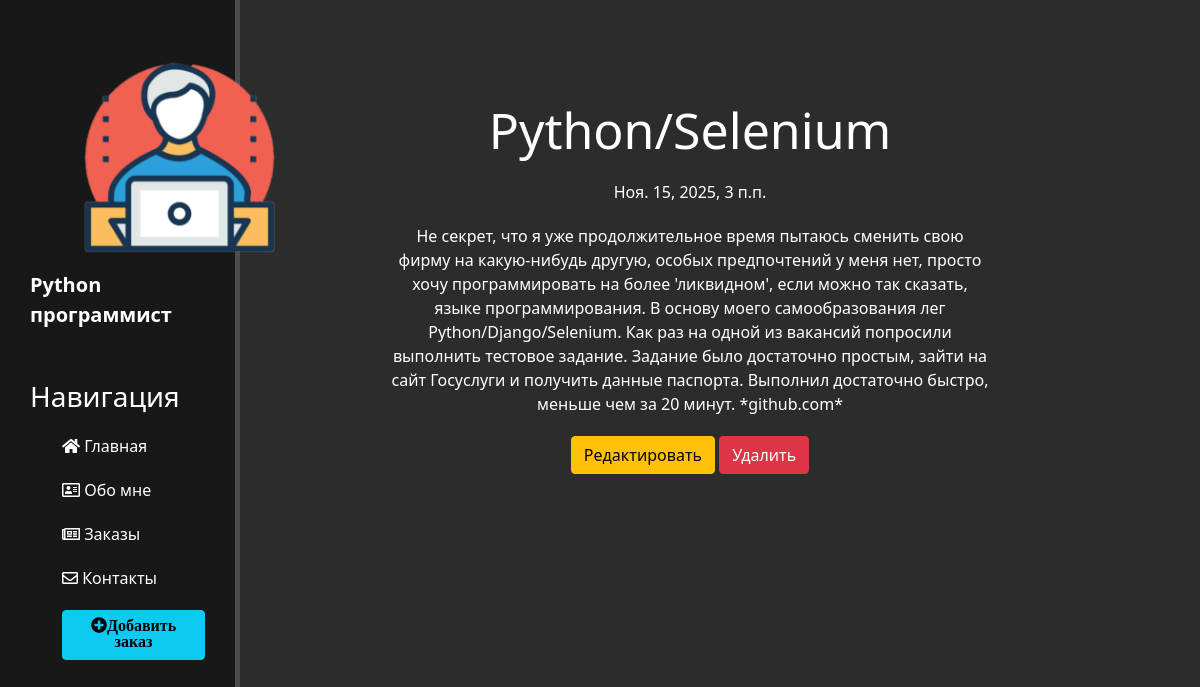
/news/5, run on the app's committed database.
### news/models.py (models this page shows, shortened)
class Articles(models.Model):
    title = models.CharField('Название', max_length=50)
    anons = models.CharField('Анонс', max_length=250)
    full_text = models.TextField('Статья')
    date = models.DateTimeField('Дата')
    class Meta:
        verbose_name = 'Новость'
        verbose_name_plural = 'Новости'

### news/views.py (the view)
# urls.py: path('<int:pk>', views.NewsDetailView.as_view(), name='news-detail'),
class NewsDetailView(DetailView):
    model = Articles
    template_name = 'news/details_view.html'
    context_object_name = 'article'

### news/templates/news/details_view.html (shortened to what this page needs)
{% extends 'main/layout.html' %}
{% block content %}
    <div class="features">
        <h1>{{article.title}}</h1>
        <p>{{article.date}}</p>
        <p>{{article.full_text}}</p>
        <a href="{% url 'news-update' article.id %}" class="btn btn-warning">Редактировать</a>
        <a href="{% url 'news-delete' article.id %}" class="btn btn-danger">Удалить</a>
    </div>
{% endblock content %}

### main/static/main/css/main.css (style rules this page uses)
body { background: #2c2c2c; }
a { text-decoration:none; }
main .features { float: left; color: #fff; margin-top: 100px; text-align: center; width: 75%; }
main .features h1 { font-size: 50px; }
main .features p { max-width: 600px; margin: 20px auto; }

### data on the page
Articles: title "Python/Selenium", date "Ноя. 15, 2025, 3 п.п.", full_text "Не секрет, что я уже продолжительное время пытаюсь сменить свою фирму на какую-нибудь другую, особых предпочтений у меня нет, просто хочу программировать на более 'ликвидном', если можно так сказать, языке программирования. В основу моего самообразования лег Python/Django/Selenium. Как раз на одной из вакансий попросили выполнить тестовое задание. Задание было достаточно простым, зайти на сайт Госуслуги и получить данные паспорта. Выполнил достаточно быстро, меньше чем за 20 минут. *github.com*"
